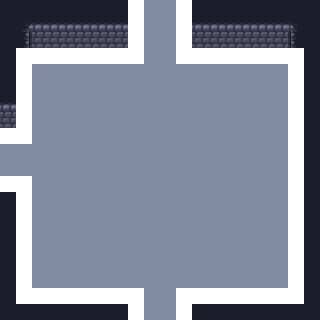

A 2D game scene composited from a Tiled map and its tileset images. What follows is a short description and the map's XML, with every tile layer's data as written:
An orthogonal 20x20 tile map with 16x16 px tiles, 5 tile layers (Floor, Walls, Overlay, Objects, ...), 2 tilesets.

<map version="1.10" tiledversion="1.11.2" orientation="orthogonal" renderorder="right-down" width="20" height="20" tilewidth="16" tileheight="16" infinite="0" nextlayerid="6" nextobjectid="1">
 <editorsettings>
  <export target="../../Dungeon-Bullet-Hell/Assets/Maps/Rooms/3_Room_NSW_01.csv" format="csv" />
 </editorsettings>
 <tileset firstgid="1" source="../WallsFloor.tsx" />
 <tileset firstgid="300" source="../Collisions.tsx" />
 <layer id="1" name="Floor" width="20" height="20">
  <data encoding="csv">
80,80,80,80,80,80,80,80,80,80,80,80,80,80,80,80,80,80,80,80,
80,80,80,80,80,80,80,80,80,80,80,80,80,80,80,80,80,80,80,80,
80,80,80,80,80,80,80,80,80,80,80,80,80,80,80,80,80,80,80,80,
80,80,80,80,80,80,80,80,80,80,80,80,80,80,80,80,80,80,80,80,
80,80,80,80,80,80,80,80,80,80,80,80,80,80,80,80,80,80,80,80,
80,80,80,80,80,80,80,80,80,80,80,80,80,80,80,80,80,80,80,80,
80,80,80,80,80,80,80,80,80,80,80,80,80,80,80,80,80,80,80,80,
80,80,80,80,80,80,80,80,80,80,80,80,80,80,80,80,80,80,80,80,
80,80,80,80,80,80,80,80,80,80,80,80,80,80,80,80,80,80,80,80,
80,80,80,80,80,80,80,80,80,80,80,80,80,80,80,80,80,80,80,80,
80,80,80,80,80,80,80,80,80,80,80,80,80,80,80,80,80,80,80,80,
80,80,80,80,80,80,80,80,80,80,80,80,80,80,80,80,80,80,80,80,
80,80,80,80,80,80,80,80,80,80,80,80,80,80,80,80,80,80,80,80,
80,80,80,80,80,80,80,80,80,80,80,80,80,80,80,80,80,80,80,80,
80,80,80,80,80,80,80,80,80,80,80,80,80,80,80,80,80,80,80,80,
80,80,80,80,80,80,80,80,80,80,80,80,80,80,80,80,80,80,80,80,
80,80,80,80,80,80,80,80,80,80,80,80,80,80,80,80,80,80,80,80,
80,80,80,80,80,80,80,80,80,80,80,80,80,80,80,80,80,80,80,80,
80,80,80,80,80,80,80,80,80,80,80,80,80,80,80,80,80,80,80,80,
80,80,80,80,80,80,80,80,80,80,80,80,80,80,80,80,80,80,80,80
</data>
 </layer>
 <layer id="2" name="Walls" width="20" height="20">
  <data encoding="csv">
15,15,15,15,15,15,15,15,16,0,0,14,15,15,15,15,15,15,15,15,
15,4,28,28,28,28,28,28,29,0,0,27,28,28,28,28,28,28,6,15,
15,17,41,41,41,41,41,41,42,0,0,40,41,41,41,41,41,41,19,15,
15,30,54,54,54,54,54,54,55,0,0,53,54,54,54,54,54,54,32,15,
15,16,0,0,0,0,0,0,0,0,0,0,0,0,0,0,0,0,14,15,
15,16,0,0,0,0,0,0,0,0,0,0,0,0,0,0,0,0,14,15,
28,29,0,0,0,0,0,0,0,0,0,0,0,0,0,0,0,0,14,15,
41,42,0,0,0,0,0,0,0,0,0,0,0,0,0,0,0,0,14,15,
54,55,0,0,0,0,0,0,0,0,0,0,0,0,0,0,0,0,14,15,
0,0,0,0,0,0,0,0,0,0,0,0,0,0,0,0,0,0,14,15,
0,0,0,0,0,0,0,0,0,0,0,0,0,0,0,0,0,0,14,15,
2,3,0,0,0,0,0,0,0,0,0,0,0,0,0,0,0,0,14,15,
15,16,0,0,0,0,0,0,0,0,0,0,0,0,0,0,0,0,14,15,
15,16,0,0,0,0,0,0,0,0,0,0,0,0,0,0,0,0,14,15,
15,16,0,0,0,0,0,0,0,0,0,0,0,0,0,0,0,0,14,15,
15,16,0,0,0,0,0,0,0,0,0,0,0,0,0,0,0,0,14,15,
15,16,0,0,0,0,0,0,0,0,0,0,0,0,0,0,0,0,14,15,
15,16,0,0,0,0,0,0,0,0,0,0,0,0,0,0,0,0,14,15,
15,43,2,2,2,2,2,2,3,0,0,1,2,2,2,2,2,2,45,15,
15,15,15,15,15,15,15,15,16,0,0,14,15,15,15,15,15,15,15,15
</data>
 </layer>
 <layer id="3" name="Overlay" width="20" height="20">
  <data encoding="csv">
0,0,0,0,0,0,0,0,0,0,0,0,0,0,0,0,0,0,0,0,
0,0,0,0,0,0,0,0,0,0,0,0,0,0,0,0,0,0,0,0,
0,0,0,0,0,0,0,0,0,0,0,0,0,0,0,0,0,0,0,0,
0,0,0,0,0,0,0,0,0,0,0,0,0,0,0,0,0,0,0,0,
0,0,0,0,0,0,0,0,0,0,0,0,0,0,0,0,0,0,0,0,
0,0,0,0,0,0,0,0,0,0,0,0,0,0,0,0,0,0,0,0,
0,0,0,0,0,0,0,0,0,0,0,0,0,0,0,0,0,0,0,0,
0,0,0,0,0,0,0,0,0,0,0,0,0,0,0,0,0,0,0,0,
0,0,0,0,0,0,0,0,0,0,0,0,0,0,0,0,0,0,0,0,
0,0,0,0,0,0,0,0,0,0,0,0,0,0,0,0,0,0,0,0,
0,0,0,0,0,0,0,0,0,0,0,0,0,0,0,0,0,0,0,0,
0,0,0,0,0,0,0,0,0,0,0,0,0,0,0,0,0,0,0,0,
0,0,0,0,0,0,0,0,0,0,0,0,0,0,0,0,0,0,0,0,
0,0,0,0,0,0,0,0,0,0,0,0,0,0,0,0,0,0,0,0,
0,0,0,0,0,0,0,0,0,0,0,0,0,0,0,0,0,0,0,0,
0,0,0,0,0,0,0,0,0,0,0,0,0,0,0,0,0,0,0,0,
0,0,0,0,0,0,0,0,0,0,0,0,0,0,0,0,0,0,0,0,
0,0,0,0,0,0,0,0,0,0,0,0,0,0,0,0,0,0,0,0,
0,0,0,0,0,0,0,0,0,0,0,0,0,0,0,0,0,0,0,0,
0,0,0,0,0,0,0,0,0,0,0,0,0,0,0,0,0,0,0,0
</data>
 </layer>
 <layer id="4" name="Objects" width="20" height="20">
  <data encoding="csv">
0,0,0,0,0,0,0,0,0,0,0,0,0,0,0,0,0,0,0,0,
0,0,0,0,0,0,0,0,0,0,0,0,0,0,0,0,0,0,0,0,
0,0,0,0,0,0,0,0,0,0,0,0,0,0,0,0,0,0,0,0,
0,0,0,0,0,0,0,0,0,0,0,0,0,0,0,0,0,0,0,0,
0,0,0,0,0,0,0,0,0,0,0,0,0,0,0,0,0,0,0,0,
0,0,0,0,0,0,0,0,0,0,0,0,0,0,0,0,0,0,0,0,
0,0,0,0,0,0,0,0,0,0,0,0,0,0,0,0,0,0,0,0,
0,0,0,0,0,0,0,0,0,0,0,0,0,0,0,0,0,0,0,0,
0,0,0,0,0,0,0,0,0,0,0,0,0,0,0,0,0,0,0,0,
0,0,0,0,0,0,0,0,0,0,0,0,0,0,0,0,0,0,0,0,
0,0,0,0,0,0,0,0,0,0,0,0,0,0,0,0,0,0,0,0,
0,0,0,0,0,0,0,0,0,0,0,0,0,0,0,0,0,0,0,0,
0,0,0,0,0,0,0,0,0,0,0,0,0,0,0,0,0,0,0,0,
0,0,0,0,0,0,0,0,0,0,0,0,0,0,0,0,0,0,0,0,
0,0,0,0,0,0,0,0,0,0,0,0,0,0,0,0,0,0,0,0,
0,0,0,0,0,0,0,0,0,0,0,0,0,0,0,0,0,0,0,0,
0,0,0,0,0,0,0,0,0,0,0,0,0,0,0,0,0,0,0,0,
0,0,0,0,0,0,0,0,0,0,0,0,0,0,0,0,0,0,0,0,
0,0,0,0,0,0,0,0,0,0,0,0,0,0,0,0,0,0,0,0,
0,0,0,0,0,0,0,0,0,0,0,0,0,0,0,0,0,0,0,0
</data>
 </layer>
 <layer id="5" name="Colls" width="20" height="20">
  <data encoding="csv">
0,0,0,0,0,0,0,0,300,0,0,300,0,0,0,0,0,0,0,0,
0,0,0,0,0,0,0,0,300,0,0,300,0,0,0,0,0,0,0,0,
0,0,0,0,0,0,0,0,300,0,0,300,0,0,0,0,0,0,0,0,
0,300,300,300,300,300,300,300,300,0,0,300,300,300,300,300,300,300,300,0,
0,300,0,0,0,0,0,0,0,0,0,0,0,0,0,0,0,0,300,0,
0,300,0,0,0,0,0,0,0,0,0,0,0,0,0,0,0,0,300,0,
0,300,0,0,0,0,0,0,0,0,0,0,0,0,0,0,0,0,300,0,
0,300,0,0,0,0,0,0,0,0,0,0,0,0,0,0,0,0,300,0,
300,300,0,0,0,0,0,0,0,0,0,0,0,0,0,0,0,0,300,0,
0,0,0,0,0,0,0,0,0,0,0,0,0,0,0,0,0,0,300,0,
0,0,0,0,0,0,0,0,0,0,0,0,0,0,0,0,0,0,300,0,
300,300,0,0,0,0,0,0,0,0,0,0,0,0,0,0,0,0,300,0,
0,300,0,0,0,0,0,0,0,0,0,0,0,0,0,0,0,0,300,0,
0,300,0,0,0,0,0,0,0,0,0,0,0,0,0,0,0,0,300,0,
0,300,0,0,0,0,0,0,0,0,0,0,0,0,0,0,0,0,300,0,
0,300,0,0,0,0,0,0,0,0,0,0,0,0,0,0,0,0,300,0,
0,300,0,0,0,0,0,0,0,0,0,0,0,0,0,0,0,0,300,0,
0,300,0,0,0,0,0,0,0,0,0,0,0,0,0,0,0,0,300,0,
0,300,300,300,300,300,300,300,300,0,0,300,300,300,300,300,300,300,300,0,
0,0,0,0,0,0,0,0,300,0,0,300,0,0,0,0,0,0,0,0
</data>
 </layer>
</map>
